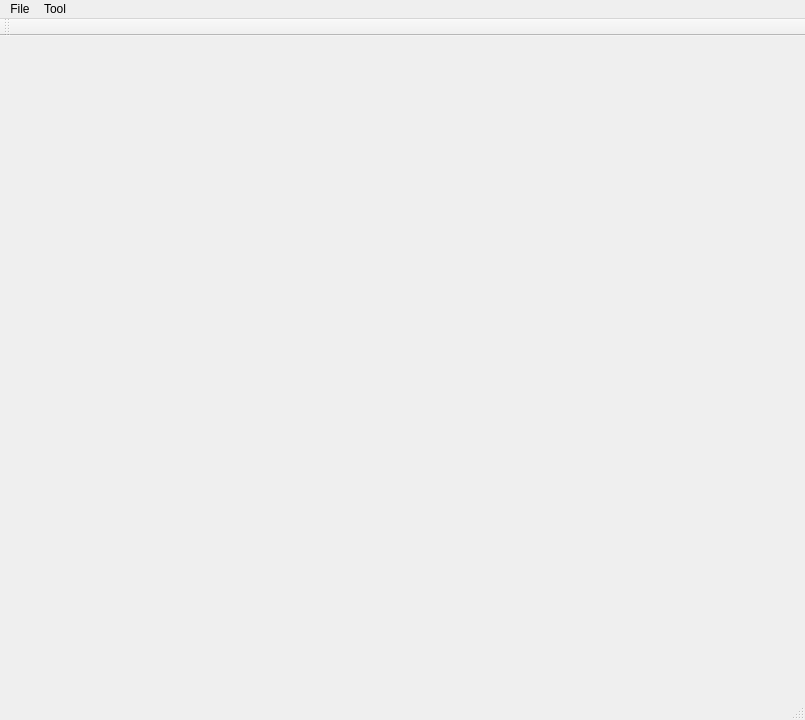
<?xml version="1.0" encoding="UTF-8"?>
<ui version="4.0">
 <class>MainWindowClass</class>
 <widget class="QMainWindow" name="MainWindowClass">
  <property name="geometry">
   <rect>
    <x>0</x>
    <y>0</y>
    <width>805</width>
    <height>720</height>
   </rect>
  </property>
  <property name="windowTitle">
   <string>Efficient RANSAC 2D</string>
  </property>
  <widget class="QWidget" name="centralWidget"/>
  <widget class="QMenuBar" name="menuBar">
   <property name="geometry">
    <rect>
     <x>0</x>
     <y>0</y>
     <width>805</width>
     <height>26</height>
    </rect>
   </property>
   <widget class="QMenu" name="menuFile">
    <property name="title">
     <string>File</string>
    </property>
    <addaction name="actionOpen"/>
    <addaction name="actionSave"/>
    <addaction name="separator"/>
    <addaction name="actionExit"/>
   </widget>
   <widget class="QMenu" name="menuTool">
    <property name="title">
     <string>Tool</string>
    </property>
    <addaction name="actionDetectCurves"/>
    <addaction name="actionDetectLines"/>
    <addaction name="separator"/>
    <addaction name="actionDetectCurvesLines"/>
    <addaction name="separator"/>
    <addaction name="actionGenerateContours"/>
   </widget>
   <addaction name="menuFile"/>
   <addaction name="menuTool"/>
  </widget>
  <widget class="QToolBar" name="mainToolBar">
   <attribute name="toolBarArea">
    <enum>TopToolBarArea</enum>
   </attribute>
   <attribute name="toolBarBreak">
    <bool>false</bool>
   </attribute>
  </widget>
  <widget class="QStatusBar" name="statusBar"/>
  <action name="actionExit">
   <property name="text">
    <string>Exit</string>
   </property>
  </action>
  <action name="actionOpen">
   <property name="icon">
    <iconset>
     <normaloff>Resources/open.png</normaloff>Resources/open.png</iconset>
   </property>
   <property name="text">
    <string>Open</string>
   </property>
   <property name="shortcut">
    <string>Ctrl+O</string>
   </property>
  </action>
  <action name="actionDetectContours">
   <property name="text">
    <string>Detect Contours</string>
   </property>
  </action>
  <action name="actionDetectCurves">
   <property name="text">
    <string>Detect Curves</string>
   </property>
  </action>
  <action name="actionDetectLines">
   <property name="text">
    <string>Detect Lines</string>
   </property>
  </action>
  <action name="actionDetectCurvesLines">
   <property name="text">
    <string>Detect Curves/Lines</string>
   </property>
  </action>
  <action name="actionSave">
   <property name="icon">
    <iconset>
     <normaloff>Resources/save.png</normaloff>Resources/save.png</iconset>
   </property>
   <property name="text">
    <string>Save</string>
   </property>
  </action>
  <action name="actionGenerateContours">
   <property name="icon">
    <iconset>
     <normaloff>Resources/contour.png</normaloff>Resources/contour.png</iconset>
   </property>
   <property name="text">
    <string>Generate Contours</string>
   </property>
  </action>
  <action name="actionRightAngle">
   <property name="text">
    <string>Right Angle</string>
   </property>
  </action>
  <action name="actionDetectCurvesLinesWithRA">
   <property name="text">
    <string>Detect Curves/Lines with RA</string>
   </property>
  </action>
  <action name="actionBatchFiles">
   <property name="text">
    <string>Batch Files</string>
   </property>
  </action>
  <action name="actionReflection">
   <property name="text">
    <string>Reflection</string>
   </property>
  </action>
  <action name="actionDetectSymmetryLine">
   <property name="text">
    <string>Detect Symmetry Line</string>
   </property>
  </action>
  <action name="actionLayers">
   <property name="text">
    <string>Use Layers</string>
   </property>
  </action>
  <action name="actionCombineImages">
   <property name="text">
    <string>Combine images</string>
   </property>
  </action>
  <action name="actionMulti_Runs">
   <property name="text">
    <string>Multiple Runs</string>
   </property>
  </action>
 </widget>
 <layoutdefault spacing="6" margin="11"/>
 <resources>
  <include location="MainWindow.qrc"/>
 </resources>
 <connections/>
</ui>
